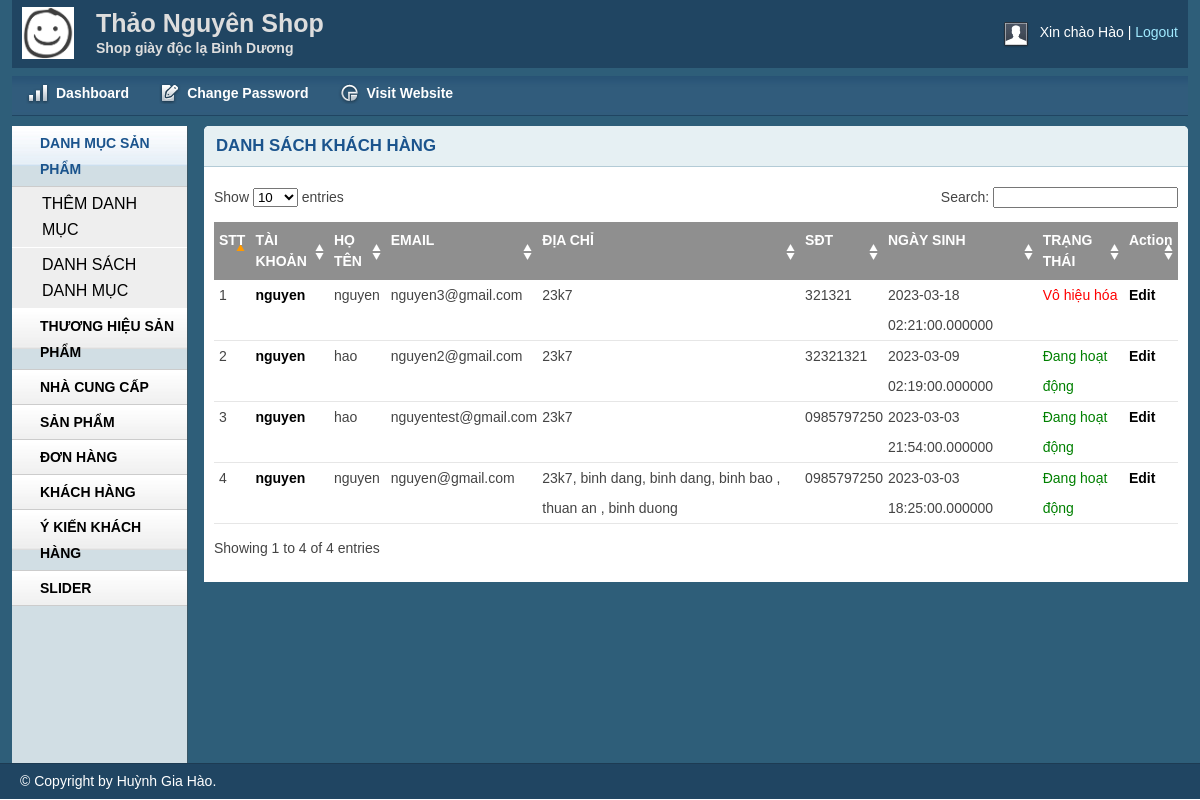
The page /admin/userList.php (signed in) on the database as committed earlier.
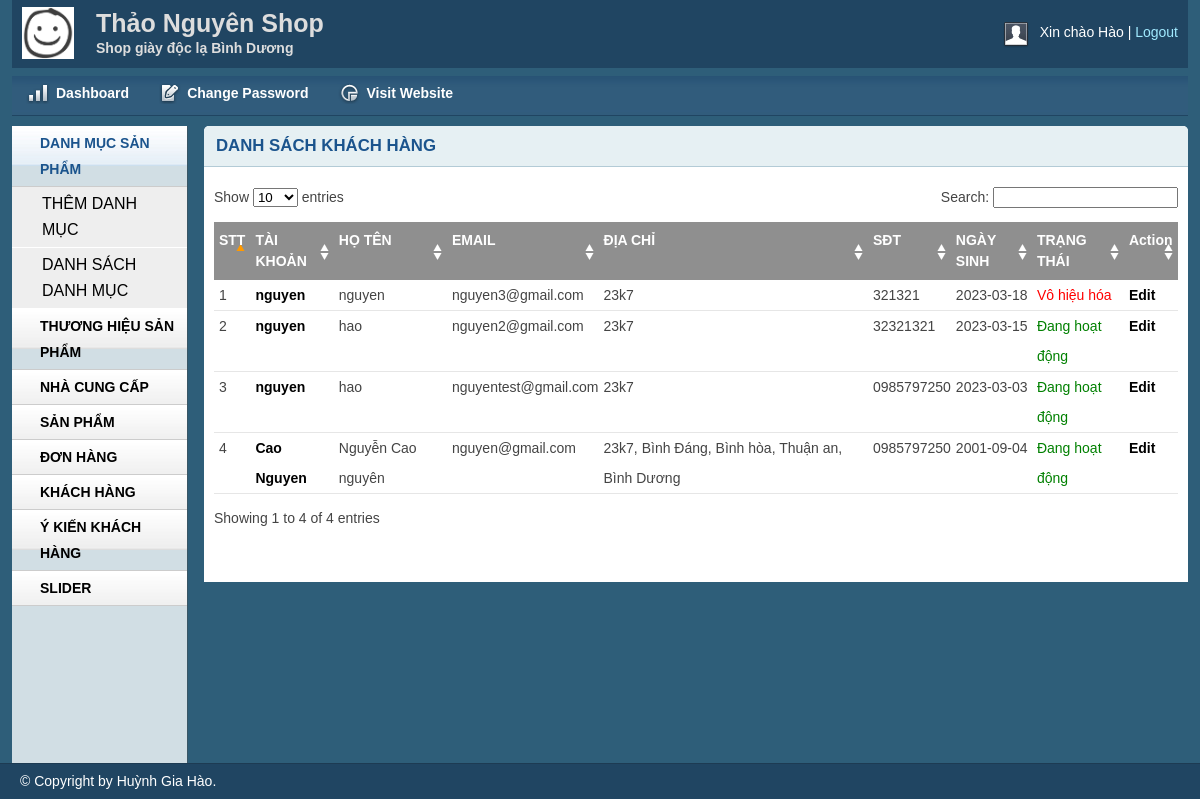
The same page on the database as committed later.
### tables this page shows
CREATE TABLE `khachhang` (
  `MaKH` int NOT NULL AUTO_INCREMENT,
  `TaiKhoanKH` varchar(50) NOT NULL,
  `MatKhau` varchar(200) NOT NULL DEFAULT '',
  `HoTen` varchar(50) NOT NULL,
  `EmailKH` varchar(30) NOT NULL,
  `DiaChiKH` varchar(100) NOT NULL,
  `DienThoaiKH` varchar(12) NOT NULL,
  `NgaySinh` date NOT NULL,
  `TrangThai` tinyint(1) NOT NULL DEFAULT '1',
  PRIMARY KEY (`MaKH`)
);

### lib/session.php (called while the page is built, shortened)
<?php
class Session
{
    public static function get($key)
    {
        if (isset($_SESSION[$key])) {
            return $_SESSION[$key];
        } else {
            return false;
        }
    }
}

### lib/database.php (called while the page is built, shortened)
<?php
class Database
{
    public $host = DB_HOST;
    public $user = DB_USER;
    public $pass = DB_PASS;
    public $dbname = DB_NAME;
    public $link;
    private function connectDB()
    {
        $this->link = new mysqli($this->host, $this->user, $this->pass, $this->dbname);
    }
    public function select($query)
    {
        $result = $this->link->query($query) or die($this->link->error . __LINE__);
        if ($result->num_rows > 0) {
            return $result;
        } else {
            return false;
        }
    }
}

### classes/admin/user.php (called while the page is built, shortened)
<?php
include_once '../lib/database.php';
?>
<?php
class user
{
    private $db;
    public function __construct()
    {
        $this->db = new Database();
    }
    public function show_user()
    {
        $query = "SELECT * FROM khachhang ORDER BY MaKH DESC";
        $result = $this->db->select($query);
        return $result;
    }
}
?>

### admin/userList.php (the view, shortened to what this page needs)
<?php include 'blocks/header.php'; ?>
<?php include 'blocks/sidebar.php'; ?>
<?php include '../classes/admin/user.php'; ?>
<?php
$user = new user();
?>
<div class="grid_10">
    <div class="box round first grid">
        <h2>DANH SÁCH KHÁCH HÀNG</h2>
        <div class="block">
            <table class="data display datatable" id="example">
                <thead>
                    <tr>
                        <th>STT</th>
                        <th>TÀI KHOẢN</th>
                        <th>HỌ TÊN</th>
                        <th>EMAIL</th>
                        <th>ĐỊA CHỈ</th>
                        <th>SĐT</th>
                        <th>NGÀY SINH</th>
                        <th>TRẠNG THÁI</th>
                        <th>Action</th>
                    </tr>
                </thead>
                <tbody>
                    <?php
                    $show_user = $user->show_user();
                    if ($show_user) {
                        $i = 0;
                        while ($result = $show_user->fetch_assoc()) {
                            $i++;
                    ?>
                            <tr class="odd gradeX">
                                <td><?php echo $i ?></td>
                                <td><a href="userBill.php?userid=<?php echo $result['MaKH'] ?>"><?php echo $result['TaiKhoanKH'] ?></a></td>
                                <td><?php echo $result['HoTen'] ?></td>
                                <td><?php echo $result['EmailKH'] ?></td>
                                <td><?php echo $result['DiaChiKH'] ?></td>
                                <td><?php echo $result['DienThoaiKH'] ?></td>
                                <td><?php echo $result['NgaySinh'] ?></td>
                                <td>
                                    <?php
                                    $temp = $result['TrangThai'];
                                    switch ($temp) {
                                        case '0':
                                            echo '<span class="status-0">Vô hiệu hóa</span>';
                                            break;
                                        case '1':
                                            echo '<span class="status-1">Đang hoạt động</span>';
                                            break;
                                    }
                                    ?>
                                </td>
                                <td><a href="userEdit.php?userid=<?php echo $result['MaKH'] ?>">Edit</a></td>
                            </tr>
                    <?php
                        }
                    }
                    ?>
                </tbody>
            </table>
        </div>
    </div>
</div>
<?php include 'blocks/footer.php'; ?>

### admin/blocks/header.php (shortened to what this page needs)
<?php
include '../lib/session.php';
?>
<!DOCTYPE html>
<html>
<head>
  <link rel="stylesheet" type="text/css" href="public/css/reset.css" media="screen" />
  <link rel="stylesheet" type="text/css" href="public/css/text.css" media="screen" />
  <link rel="stylesheet" type="text/css" href="public/css/grid.css" media="screen" />
  <link rel="stylesheet" type="text/css" href="public/css/layout.css" media="screen" />
  <link rel="stylesheet" type="text/css" href="public/css/nav.css" media="screen" />
  <link href="public/css/table/demo_page.css" rel="stylesheet" type="text/css" />
</head>
<body>
  <div class="container_12">
    <div class="grid_12 header-repeat">
      <div id="branding">
        <div class="floatleft logo">
          <img src="public/img/icon.png" alt="Logo" />
        </div>
        <div class="floatleft middle">
          <h1>Thảo Nguyên Shop</h1>
          <p>Shop giày độc lạ Bình Dương</p>
        </div>
        <div class="floatright">
          <div class="floatleft">
            <img src="public/img/img-profile.jpg" alt="Profile Pic" />
          </div>
          <div class="floatleft marginleft10">
            <ul class="inline-ul floatleft">
              <li>Xin chào <?php echo Session::get('adminName') ?></li>
              <li><a href="?action=logout">Logout</a></li>
            </ul>
          </div>
        </div>
      </div>
    </div>
    <div class="grid_12">
      <ul class="nav main">
        <li class="ic-dashboard"><a href="index.php"><span>Dashboard</span></a> </li>
        <li class="ic-form-style"><a href="changepassword.php"><span>Change Password</span></a></li>
        <li class="ic-charts"><a href="/webshoes/views/"><span>Visit Website</span></a></li>
      </ul>
    </div>

### admin/blocks/sidebar.php (shortened to what this page needs)
<div class="grid_2">
    <div class="box sidemenu">
        <div class="block" id="section-menu">
            <ul class="section menu">
                <li><a class="menuitem">DANH MỤC SẢN PHẨM</a>
                    <ul class="submenu">
                        <li><a href="categoryAdd.php">THÊM DANH MỤC</a> </li>
                        <li><a href="categoryList.php">DANH SÁCH DANH MỤC</a> </li>
                    </ul>
                </li>
                <li><a class="menuitem">THƯƠNG HIỆU SẢN PHẨM</a>
                </li>
                <li><a class="menuitem">NHÀ CUNG CẤP</a>
                </li>
                <li><a class="menuitem">SẢN PHẨM</a>
                </li>
                <li><a class="menuitem">ĐƠN HÀNG</a>
                </li>
                <li><a class="menuitem">KHÁCH HÀNG</a>
                </li>
                <li><a class="menuitem">Ý KIẾN KHÁCH HÀNG</a>
                </li>
                <li><a class="menuitem">SLIDER</a>
                </li>
            </ul>
        </div>
    </div>
</div>

### admin/blocks/footer.php (shortened to what this page needs)
    </div>
    <div id="site_info">
        <p>
         &copy; Copyright by Huỳnh Gia Hào.
        </p>
    </div>
</body>
</html>

### admin/public/css/layout.css (style rules this page uses)
body { background: #fff none repeat scroll 0 0; color: #444; font-size: 14px; padding: 0; }
.floatleft { float: left; }
.logo img { margin-top: -15px; width: 52px; }
.middle { margin-left: 22px; margin-top: -14px; }
.middle h1 { color: #ddd; margin: 0; }
.middle p { color: #ddd; margin: 0; font-weight: bold; }
.floatright { float: right; }
.inline-ul li { display: inline; color: #fff; }
.marginleft10 { margin-left: 10px; }
a { color: #000; font-weight: bold; text-decoration: none; }
.container_12, .container_16 { background: #2e5e79; }
h1, h2, h3, h4, h5, h6 { line-height: 1.2em; margin-bottom: 0.3em; }
h2 { margin-top: 1em; }
#branding { font-weight: normal; margin-bottom: 0; padding: 22px 10px 3px; text-align: left; }
.header-repeat { background: url(../img/header-repeat.jpg) repeat-x; }
#branding a { color: #a1eaff; font-weight: normal; }
#branding a:before { content: " | "; color: #fff; }
#branding ul, #branding ul li { margin: 0px; padding: 0px; }
#branding li { padding: 0px 0px 0px 0px !important; }
.box { background: #fff; margin-bottom: 20px; padding: 10px 10px 10px 10px; margin-left: -8px; }
.box.grid { padding-bottom: 40px; }
.box.round { -moz-border-radius: 5px 5px 0px 0px; -webkit-border-radius: 5px 5px 0px 0px; border-radius: 5px 5px 0px 0px; }
.box h2 { font-size: 1.2em; font-weight: bold; color: #1b548d; background: #e6f0f3; margin: -10px -10px 0 -10px; padding: 10px 12px; border-bottom: 1px solid #b3cbd6; -moz-border-radius: 5px 5px 0px 0px; -webkit-border-radius: 5px 5px 0px 0px; border-radius: 5px 5px 0px 0px; }
.box.first { min-height: 406px; }
.block { padding-top: 20px; }
.box.sidemenu { background-color: #d1dee4; border-right: 1px solid #3a5665; padding: 0px; margin: 0px; cursor: pointer; }
.box.sidemenu .block { padding-top: 0px; margin-top: 0px; }
p { margin-bottom: 1em; }
ul, ol { padding-top: 0; }
ul.menu { list-style: none; border-top: 1px solid #bbb; }
ul.menu li { margin: 0; }
ul.menu li a { display: block; padding: 4px 10px; border-bottom: 1px solid #ccc; }
ul.menu ul { list-style: none; margin: 0; }
ul.menu ul li a { padding-left: 30px; }
ul.section { border-top: 0; margin-bottom: 0; }
ul.section li a { background: url(../img/sidemenu-repeat.jpg) repeat-x; line-height: 26px; padding-left: 28px; }
ul.section li li a { background: #ddd; border-bottom: 1px solid #eee; }
ul.section ul li { text-transform: none; }
ul.section ul.current li a { background: #eee none repeat scroll 0 0; border-bottom: 1px solid #fff; font-size: 16px; font-weight: normal; }
ul.section li a.current { color: #1b548d; background: url(../img/sidemenu-repeat-hover.jpg) repeat-x; }
#site_info { color: #fff; background: #204562; border-top: 1px solid #1d3b53; padding-left: 20px; }
#site_info p { line-height: 35px; margin-bottom: 0px; }
.block { padding-bottom: 1px; }
table.display { margin: 0 auto; clear: both; width: 100%; }
.sorting_asc { background: #8f8f8f url(../img/table/sort_asc.png) no-repeat center right; padding: 8px 5px; text-align: left; color: #fff; }
.sorting { background: #8f8f8f url(../img/table/sort_both.png) no-repeat center right; padding: 8px 5px; text-align: left; color: #fff; }
tr.odd { height: 30px; line-height: 30px; border-bottom: 1px solid #e6e6e6; }
tr.even { height: 30px; line-height: 30px; border-bottom: 1px solid #e6e6e6; }
tr.odd td, tr.even td { padding-left: 5px; }

### admin/userList.php (style rules this page uses)
.status-1 { color: green; }
.status-0 { color: red; }

Rows that differ between the two databases and show on the page:
changed khachhang "nguyen3@gmail.com": NgaySinh "2023-03-18 02:21:00.000000" → "2023-03-18"
changed khachhang "nguyen2@gmail.com": NgaySinh "2023-03-09 02:19:00.000000" → "2023-03-15"
changed khachhang "nguyentest@gmail.com": NgaySinh "2023-03-03 21:54:00.000000" → "2023-03-03"
changed khachhang "nguyen@gmail.com": TaiKhoanKH "nguyen" → "Cao Nguyen"; HoTen "nguyen" → "Nguyễn Cao nguyên"; DiaChiKH "23k7, binh dang, binh dang, binh bao , thuan an , binh duong" → "23k7, Bình Đáng, Bình hòa, Thuận an, Bình Dương"; NgaySinh "2023-03-03 18:25:00.000000" → "2001-09-04"
